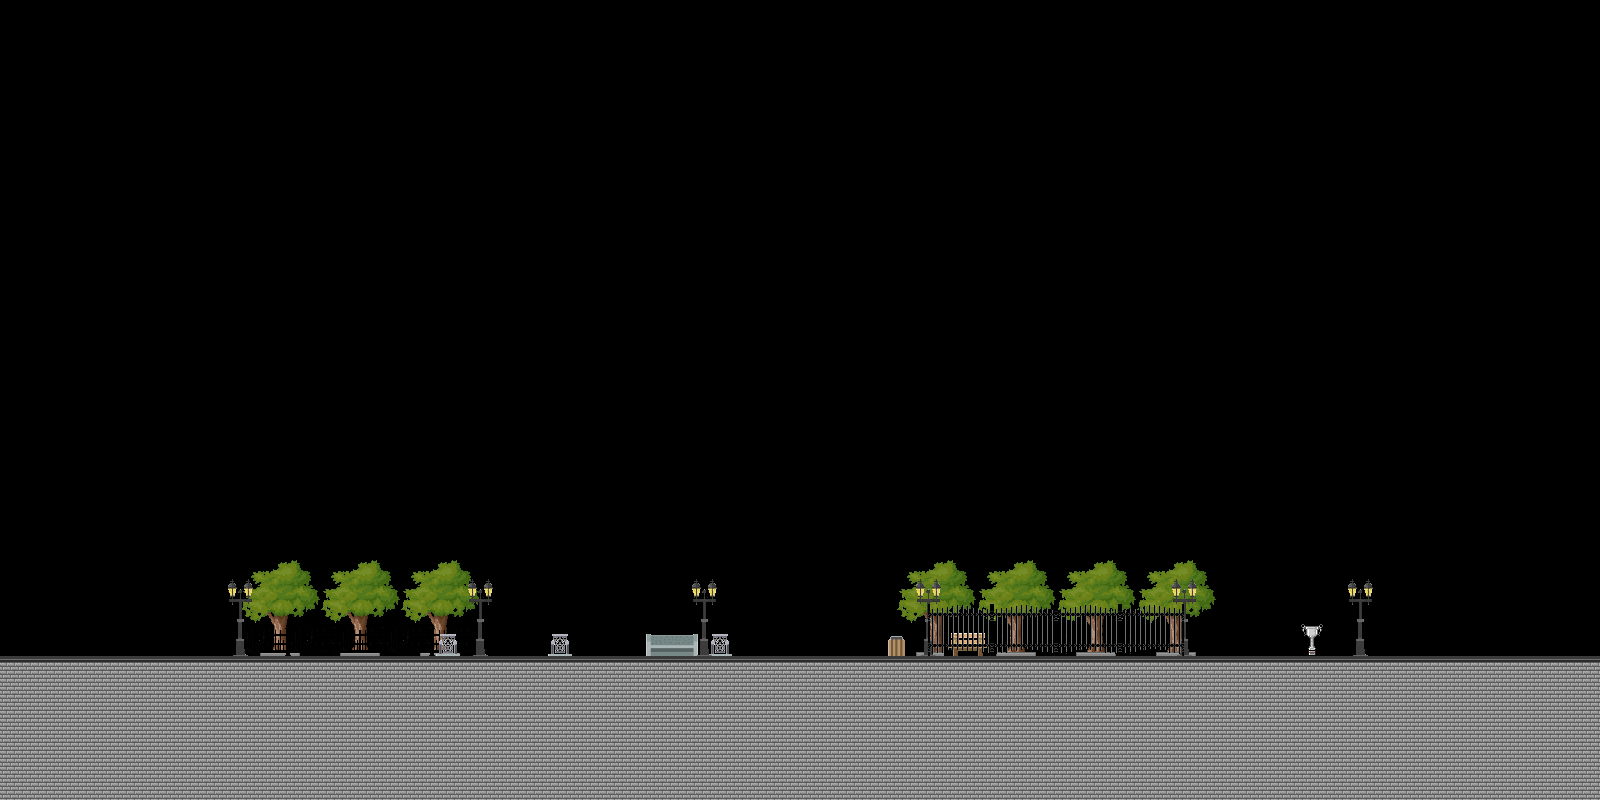

Rendered tile map (Tiled .tmx) drawn with the repository's tilesets; below, a short description and the map source with its tile grids summarised:
An orthogonal 100x50 tile map with 16x16 px tiles, 5 tile layers (bg, m1, m2, m3, ...) and 44 objects (spawn).

<map version="1.0" orientation="orthogonal" renderorder="right-down" width="100" height="50" tilewidth="16" tileheight="16">
 <tileset firstgid="1" name="Style" tilewidth="16" tileheight="16">
  <image source="Style.png" width="1024" height="512" />
 </tileset>
 <layer name="bg" width="100" height="50">
  <data>[5000 cells, 226 non-empty, 52 distinct tile ids]</data>
 </layer>
 <layer name="m1" width="100" height="50">
  <data>[5000 cells, 30 non-empty, 6 distinct tile ids]</data>
 </layer>
 <layer name="m2" width="100" height="50">
  <data>[5000 cells, 44 non-empty, 14 distinct tile ids]</data>
 </layer>
 <layer name="m3" width="100" height="50">
  <data>[5000 cells, 900 non-empty, 2 distinct tile ids]</data>
 </layer>
 <layer name="fg" width="100" height="50">
  <data>[5000 cells, 92 non-empty, 30 distinct tile ids]</data>
 </layer>
 <objectgroup name="ground">
  <object x="0" y="656">
   <polygon points="0,0 1600,0 1600,8 0,16" />
  </object>
  <object x="928" y="656">
   <polygon points="0,0 0,-44 4,-44 4,0" />
  </object>
  <object x="1184" y="656">
   <polygon points="0,0 0,-56 4,-56 4,0" />
  </object>
  <object x="548" y="656">
   <polygon points="0,0 0,-20 4,-20 4,0" />
  </object>
  <object x="568" y="656">
   <polygon points="0,0 0,-20 4,-20 4,0" />
  </object>
 </objectgroup>
 <objectgroup name="spawn">
  <object name="spawn" x="160" y="576">
   <ellipse />
  </object>
 </objectgroup>
 <objectgroup name="finish">
  <object x="1307" y="512" width="8" height="144" />
 </objectgroup>
 <objectgroup name="platforms">
  <object x="228" y="600" width="24" />
  <object x="468" y="600" width="24" />
  <object x="440" y="636" width="16" />
  <object x="332" y="571" width="20" />
  <object x="360" y="564" width="20" />
  <object x="412" y="572" width="20" />
  <object x="440" y="564" width="20" />
  <object x="252" y="572" width="20" />
  <object x="280" y="564" width="20" />
  <object x="648" y="636" width="48" />
  <object x="692" y="600" width="24" />
  <object x="712" y="636" width="16" />
  <object x="952" y="633" width="32" />
  <object x="888" y="638" width="16" />
  <object x="916" y="600" width="24" />
  <object x="1172" y="600" width="24" />
  <object x="1170" y="564" width="28" />
  <object x="1147" y="572" width="24" />
  <object x="1066" y="572" width="24" />
  <object x="1089" y="562" width="32" />
  <object x="984" y="572" width="24" />
  <object x="1008" y="562" width="36" />
  <object x="927" y="563" width="36" />
  <object x="906" y="572" width="24" />
 </objectgroup>
 <objectgroup name="bugs">
  <object x="240" y="588">
   <ellipse />
  </object>
  <object x="448" y="548">
   <ellipse />
  </object>
  <object x="368" y="552">
   <ellipse />
  </object>
  <object x="288" y="552">
   <ellipse />
  </object>
  <object x="704" y="580">
   <ellipse />
  </object>
  <object x="1076" y="632">
   <ellipse />
  </object>
  <object x="1024" y="544">
   <ellipse />
  </object>
  <object x="1104" y="544">
   <ellipse />
  </object>
  <object x="968" y="620">
   <ellipse />
  </object>
  <object x="560" y="646">
   <ellipse />
  </object>
  <object x="624" y="592">
   <ellipse />
  </object>
  <object x="1232" y="528">
   <ellipse />
  </object>
  <object x="1264" y="592">
   <ellipse />
  </object>
 </objectgroup>
 <objectgroup name="rain" />
</map>
